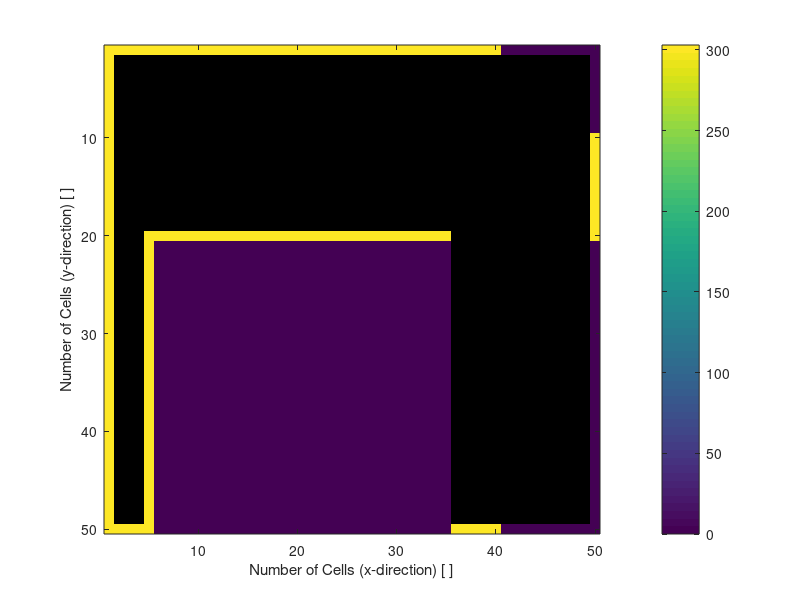

Source code (MATLAB):

% This script takes in parameters defining the configuration of the 2D diffusion problem
% and simulates its diffusion with various plots to help understand the situation
% through time as the temperature changes through time

close all
clear all


%% Specifying parameters

% Number of cells in each direction
nx=50;               % Number of steps in space(x)
ny=50;               % Number of steps in space(y) 

% Grid Dimensions
L1 = 0.01; % Left Length
L2 = 0.06; % Middle Length
L3 = 0.01; % Right Length
L4 = 0.02; % Fin Length
D1 = 0.01; % Top Height
D2 = .015; % Bottom Height

L = L1+L2+L3+L4;
D = D1+D2;

% Fin Dimension
F1 = 0.005; % Fin Thickness


% Defining the length of each cell sized linearly
dx=L/(nx-1); % Width of space step(x)
dy=D/(ny-1);       % Width of space step(y)
x=0:dx:L;          % Range of x(0,1.5) and specifying the grid points
y=0:dy:D;          % Range of y(0,1.2) and specifying the grid points

% Assigning temperatures to the cells with T and Tn
Index_1x =  floor((L1/L)*nx);
Index_2x =  floor(((L1+L2)/L)*nx);
Index_3x =  floor(((L1+L2+L3)/L)*nx);
Index_4x =  nx;

Index_1y =  floor(((D1-F1)/D)*ny);
Index_2y =  floor((D1/D)*ny);
Index_3y =  ny;


%% Creating initial matricies for T and k in order to iterate over these to change T with each iteration to find steady state solution

k = zeros(ny,nx);
h = zeros(ny,nx);
q = zeros(ny,nx);
T = zeros(ny,nx)*(30+273);
T_00 = 30+273;
q11 = 12000;
for i=1:nx
    for j=1:ny
        if i >= 1 && i<=Index_1x
            if j >= 1 && j<=Index_3y                             
                T(j,i) = T_00;
            end
        elseif i > Index_1x && i<=Index_2x
            if j >= 1 && j<=Index_2y
                T(j,i) = T_00;
            end
        elseif i > Index_2x && i<=Index_3x
            if j >= 1 && j<=Index_3y  
                T(j,i) = T_00;
            end
        elseif i > Index_3x && i<=Index_4x
            if j >= Index_1y && j<=Index_2y  
                T(j,i) = T_00;
            end
        end
    end
end

for i=1:nx
    for j=1:ny
        if i > 1 && i<=Index_1x
            if j > 1 && j<Index_3y                             
                k(j,i) = 260;
            elseif j > Index_2y
                k(j,i) = 0;
            end
        elseif i > Index_1x && i<=Index_2x+1
            if j > 1 && j<=Index_2y  
                k(j,i) = 260;
            end
        elseif i > Index_2x+1 && i<=Index_3x
            if j > 1 && j<Index_3y-1  
                k(j,i) = 260;
            end
        elseif i > Index_3x && i<=Index_4x
            if j > Index_1y && j<Index_2y  
                k(j,i) = 260;
            end
        end
    end
end

for i=1:nx
    for j=1:ny
        if i > 1 && i<=Index_1x
            if j == 1                           
                h(j,i) = 180;
            end
        elseif i > Index_1x && i<Index_2x
            if j == 1 
                h(j,i) = 180;
            end
        elseif i >= Index_2x && i<=Index_3x
            if j == 1 
                h(j,i) = 180;
            elseif i == Index_3x
                if j > 1 && j < Index_1y
                    h(j,i) = 180;
                elseif j > Index_2y && j < Index_3y
                    h(j,i) = 180;
                end
            end
        elseif i > Index_3x && i<Index_4x
            if j == Index_1y
                h(j,i) = 180;
            elseif j == Index_2y
                h(j,i) = 180;
            end
        elseif i == Index_4x
            if j >= Index_1y && j <= Index_2y
                h(j,i) = 180;
            end
            
        end
    end
end

for i=1:nx
    for j=1:ny
        if i == Index_1x
            if j >= Index_2y && j <= Index_3y
                q(j,i) = q11;
            end
        elseif i > Index_1x && i < Index_2x
            if j == Index_2y
                q(j,i) = q11;
            end
        elseif i == Index_2x
            if j >= Index_2y && j <= Index_3y
                q(j,i) = q11;
            end
        end
        
    end
end

% a = dx;
% b = dy;
% c = k(i-1,j);
% d = k(i,j+1);
% e = k(i+1,j);
% f = k(i,j-1);
% h = T1(i-1,j);
% u = T1(i,j+1);
% z = T1(i+1,j);
% k = T1(i,j-1);
% q = h(i-1,j);
% r = h(i,j+1);
% s = h(i+1,j);
% t = h(i,j-1);
% m = q(i-1,j);
% n = q(i,j+1);
% o = q(i+1,j);
% p = q(i,j-1);
% 
% Solve = (a^2*b*h*q + a^2*b*z*s + a^2*b*m + a^2*b*o + a^2*c*h + a^2*e*z + a*b^2*u*r + a*b^2*k*t + a*b^2*n + a*b^2*p + b^2*d*u + ...
%     b^2*f*k)/(a^2*b*q + a^2*b*s + a^2*c + a^2*e + a*b^2*r + a*b^2*t + b^2*d + b^2*f)
%% Loop to iterate and calculate the T matrix 5000 times towards final convergence
T1 = T;

% J is going in the x direction, i is going down in the y direction


for x = 1:100
for j = 2:(nx-1)
    for i = 2:(ny-1)
        if j >= Index_1x && j <= Index_2x && i >= Index_2y
            flag = 1
            break
            
        elseif j >= Index_3x && i <= Index_1y && i >= Index_2y
            T1(i,j) = T1(i,j);
        end
        
        
        a = dx;
        b = dy;
        c = k(i-1,j);
        d = k(i,j+1);
        e = k(i+1,j);
        f = k(i,j-1);
        g = T1(i-1,j);
        u = T1(i,j+1);
        z = T1(i+1,j);
        l = T1(i,j-1);
        v = h(i-1,j);
        r = h(i,j+1);
        s = h(i+1,j);
        t = h(i,j-1);
        m = q(i-1,j);
        n = q(i,j+1);
        o = q(i+1,j);
        p = q(i,j-1);
        Solve(i,j) = (a^2*b*g*v + a^2*b*z*s + a^2*b*m + a^2*b*o + a^2*c*g + a^2*e*z + a*b^2*u*r + a*b^2*l*t + a*b^2*n + a*b^2*p + b^2*d*u + ...
            b^2*f*l)/(a^2*b*v + a^2*b*s + a^2*c + a^2*e + a*b^2*r + a*b^2*t + b^2*d + b^2*f);
        
        T1(i,j) = Solve(i,j);
        
        
    end
end

end






% for x = 1:10
%     
%     for j = 2:(nx-1)
%         for i = 2:(ny-1)
%             
%             Left Rectangle
%             a = dx;
%             b = dy;
%             c = k(i-1,j);
%             d = k(i,j+1);
%             e = k(i+1,j);
%             f = k(i,j-1);
%             g = T1(i-1,j);
%             u = T1(i,j+1);
%             z = T1(i+1,j);
%             l = T1(i,j-1);
%             v = h(i-1,j);
%             r = h(i,j+1);
%             s = h(i+1,j);
%             t = h(i,j-1);
%             m = q(i-1,j);
%             n = q(i,j+1);
%             o = q(i+1,j);
%             p = q(i,j-1);
%             Solve = (a^2*b*g*v + a^2*b*z*s + a^2*b*m + a^2*b*o + a^2*c*g + a^2*e*z + a*b^2*u*r + a*b^2*l*t + a*b^2*n + a*b^2*p + b^2*d*u + ...
%                     b^2*f*l)/(a^2*b*v + a^2*b*s + a^2*c + a^2*e + a*b^2*r + a*b^2*t + b^2*d + b^2*f);
%             if i == 1
%                 if j == 1
%                     T1(i,j) =Solve;
%                 elseif j > 1 && j < Index_3y
%                     T1(i,j) =Solve;
%                 elseif j == Index_3y
%                     T1(i,j) =Solve;
%                 end
%                 
%                 
%             elseif i > 1 && i < Index_1x
%                 if j == 1
%                     T1(i,j) =Solve;
%                 elseif j > 1 && j < Index_3y
%                     T1(i,j) = Solve;
%                 elseif j == Index_3y
%                     T1(i,j) = Solve;
%                 end
%                 
%                     
%             elseif i == Index_1x
%                 if j == 1
%                     T1(i,j) = Solve;
%                 elseif j > 1 && j < Index_2y
%                     T1(i,j) = Solve;
%                 elseif j == Index_2y
%                     T1(i,j) = Solve;
%                 elseif j > Index_2y && j < Index_3y
%                     T1(i,j) = Solve;
%                 elseif j == Index_3y
%                     T1(i,j) = Solve;
%                 end
%                 
% 
%                     
%             Middle Rectangle
%             
%             elseif i > Index_1x && i<Index_2x
%                 if j == 1
%                     T1(i,j) = Solve;
%                 elseif j > 1 && j < Index_2y
%                     T1(i,j) = Solve;
%                 elseif j == Index_2y
%                     T1(i,j) = Solve;
%                 end
%                 
%                     
%                     
%             Right Rectangle
%             
%             elseif i == Index_2x
%                 if j == 1
%                     T1(i,j) = Solve;
%                 elseif j > 1 && j < Index_2y
%                     T1(i,j) = Solve;
%                 elseif j >= Index_2y && j < Index_3y
%                     T1(i,j) = Solve;
%                 elseif j == Index_3y
%                     T1(i,j) = Solve;
%                 end
%                 
%                     
%             elseif i > Index_2x && i<Index_3x
%                 if j == 1
%                     T1(i,j) = Solve;
%                 elseif j > 1 && j < Index_3y
%                     T1(i,j) = Solve;
%                 elseif j == Index_3y
%                     T1(i,j) = Solve;
%                 end
%                 
%                     
%             elseif i == Index_3x
%                 if j == 1
%                     T1(i,j) = Solve;
%                 elseif j > 1 && j < Index_1y
%                     T1(i,j) = Solve;
%                 elseif j >= Index_1y && j < Index_2y
%                     T1(i,j) = Solve;        
%                 elseif j >= Index_2y && j < Index_3y
%                     T1(i,j) = Solve;
%                 elseif j == Index_3y
%                     T1(i,j) = Solve;
%                 end
%                 
%                     
%                 
%                 Fin
%             elseif i > Index_3x && i < Index_4x
%                 if j == Index_1y
%                     T1(i,j) = Solve;
%                 elseif j > Index_1y && j < Index_2y
%                     T1(i,j) = Solve;
%                 elseif j == Index_2y
%                     T1(i,j) = Solve;
%                 end
%                 
%                     
%             elseif i == Index_4x
%                 if j == Index_1y
%                     T1(i,j) = Solve;
%                 elseif j > Index_1y && j < Index_2y
%                     T1(i,j) = Solve;
%                 elseif j == Index_2y
%                     T1(i,j) = Solve;
%                 end
%                 
%                     
%             end
%         end
%     end
% end

figure(1)
imagesc(T1)
xlabel('Number of Cells (x-direction) [ ]')
ylabel('Number of Cells (y-direction) [ ]')
colorbar





